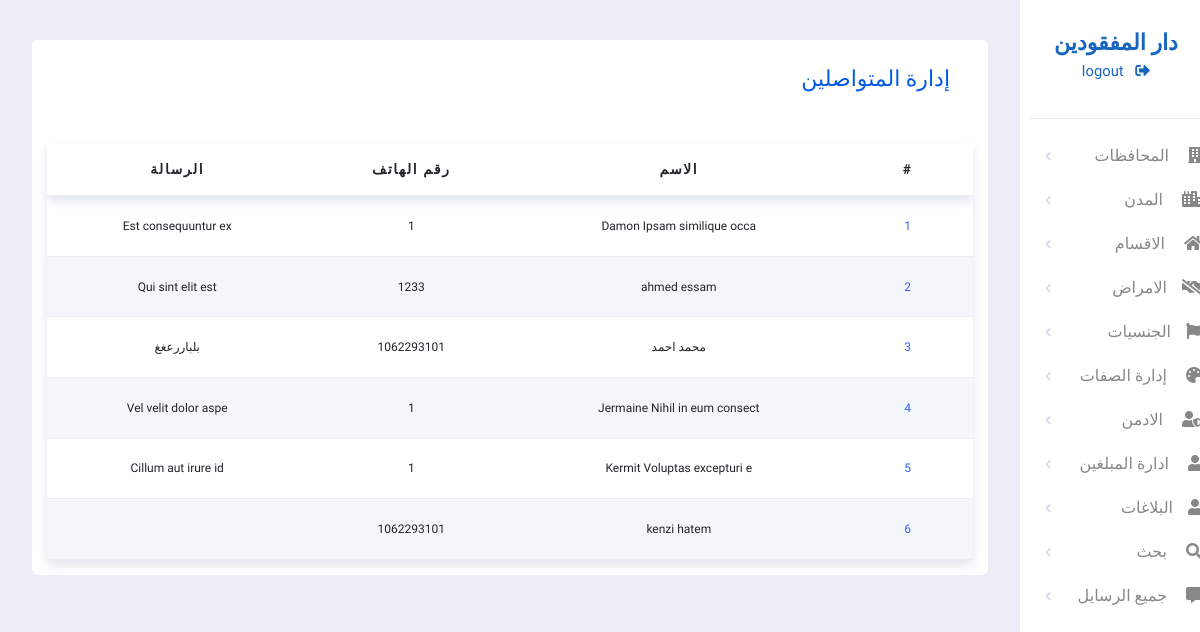
Page /admin/contact.php (signed in) on the committed database.
### tables this page shows
CREATE TABLE `contact` (
  `id` int(225) NOT NULL,
  `first_name` varchar(225) NOT NULL,
  `title` varchar(225) NOT NULL,
  `phone` int(225) NOT NULL,
  `email` varchar(225) NOT NULL,
  `message` text NOT NULL
);

### admin/contact.php (the view, shortened to what this page needs)
<?php
include('connection.php');
$contacts = $con->prepare('SELECT * FROM contact');
$contacts->execute();
$datas = $contacts->fetchAll();
?>
<!DOCTYPE html>
<html lang="en">
<head>
    <link rel="stylesheet" href="assets/css/all.min.css">
    <link rel="stylesheet" href="assets/css/owl.carousel.min.css">
    <link rel="stylesheet" href="assets/css/bootstrap.min.css">
    <link rel="stylesheet" href="assets/css/dashboard.css">
    <link rel="stylesheet" href="assets/css/toastr.min.css">
    <link rel="stylesheet" href="assets/css/main.css">
    <link rel="stylesheet" href="assets/css/template.css">
    <link rel="stylesheet" href="assets/css/table.css">
</head>
<body>
    <div class="view">
        <div class="row">
            <div class="col-lg-2">
            <?php
                if ($_SESSION['admin_dapartment_status']==1) {
                    include('template/side_bar_police.php');
                }
                elseif($_SESSION['admin_dapartment_status']==2)
                {
                    include('template/side_bar_hospital.php');
                }
                else{
                    include('template/side_bar_shelter.php');
                }
                            ?>
            </div>
            <div class="col-lg-10">
                <div class="side-right">
                    <div class="content-template">
                        <div class="upper-template">
                            <div class="template-title">
                                <h2 class="h1"> إدارة المتواصلين </h2>
                            </div>
                        </div>
                        <br>
                        <div class="table-template">
                            <table>
                                <thead>
                                    <tr>
                                        <th>#</th>
                                        <th>  الاسم  </th>
                                        <th>  رقم الهاتف  </th>
                                        <th>  الرسالة  </th>
                                    </tr>
                                </thead>
                                <tbody id="governorate_content">
                                <?php
                                foreach($datas as $data)
                                {
?>
                                <tr>
                                        <td><a href="#">  <?php echo $data['id'] ?></a></td>
                                        <td> <?php echo $data['first_name'] ?> <?php echo $data['title'] ?> </td>
                                        <td><?php echo $data['phone'] ?></td>
                                        <td><?php echo $data['message'] ?></td>
                                    </tr>
<?php
                                }
?>
                                </tbody>
                            </table>
                        </div>
                    </div>
                </div>
            </div>
        </div>
    </div>
</body>
</html>

### admin/assets/css/dashboard.css (style rules this page uses)
:root { --col-main :#1665C0; --col-main-dark :#43a5f5; --col-black : #222; --col-black-l : #666; --col-border: #E5E5E5; --col-gray-d : #9E9E9E; --col-border-d: #707070; --col-bg : #F7F7FA; --col-body-color:rgb(235, 238, 247); }
* { margin: 0; padding: 0; box-sizing: border-box; }
body { font-family: 'Inter', sans-serif; background-color: var(--col-body-color); font-size: .925rem; direction: rtl; }

### admin/assets/css/main.css (style rules this page uses)
:root { --main-color:#0259e6; --second-color:#4c5258; }
* { box-sizing: border-box; }
body { font-family: 'Lato', sans-serif; font-family: 'Roboto', sans-serif; direction: rtl; }

### admin/assets/css/template.css (style rules this page uses)
body { overflow-x: hidden; direction: rtl; font-family: 'Tajawal', sans-serif }
:root { --col-main :#1665C0; --col-main-dark :#43a5f5; --col-black : #222; --col-black-l : #666; --col-border: #E5E5E5; --col-gray-d : #9E9E9E; --col-border-d: #707070; --col-bg : #F7F7FA; --col-body-color:rgb(235, 238, 247); }
.view .side-right { background-color: var(--col-body-color); padding: 20px; }
.view .content-template { background: white; padding: 15px; border-radius: 6px; margin-top: 20px; }
.view .content-template .upper-template { display: flex; padding-right: 23px; margin-bottom: 20px; padding-top: 11px; justify-content: space-between; }
.view .content-template .upper-template .template-title { flex: 1; }
.view .content-template .upper-template .template-title h2 { color: var(--main-color); font-size: 22px; }
a { text-decoration: none; }
tr { border-bottom: 1px solid var(--col-body-color) !important; }

### admin/assets/css/table.css (style rules this page uses)
table { border-collapse: collapse; box-shadow: 0 5px 10px #e1e5ee; background-color: white; text-align: center; overflow: hidden; width: 100%; }
table thead { box-shadow: 0 5px 10px #e1e5ee; }
table th { padding: 1rem 2rem; letter-spacing: 0.10rem; font-size: .86rem; font-weight: 900; }
table td { padding: 1.3rem 3rem; border-bottom: 1px dashed rgb(138, 135, 135); font-size: 12px; }
table a { text-decoration: none; color: #2962ff; }
table tr:nth-child(even) { background-color: #f4f6fb; }

### rows in the picture
contact: first_name "Damon", title "Ipsam similique occa", message "Est consequuntur ex"
contact: first_name "ahmed", title "essam", phone "1233", message "Qui sint elit est"
contact: first_name "محمد", title "احمد", phone "1062293101", message "بلباررعغغ"
contact: first_name "Jermaine", title "Nihil in eum consect", message "Vel velit dolor aspe"
contact: first_name "Kermit", title "Voluptas excepturi e", message "Cillum aut irure id"
contact: first_name "kenzi", title "hatem", phone "1062293101"
